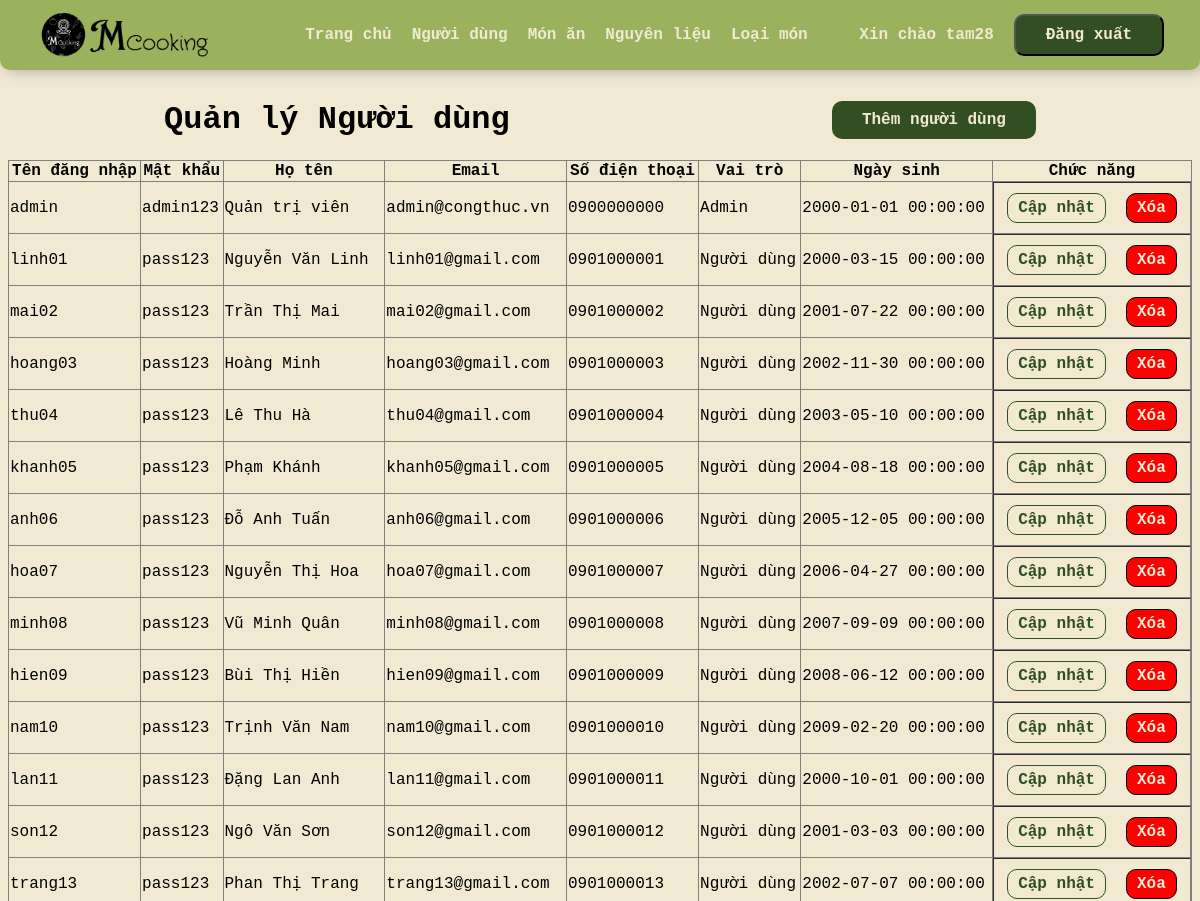
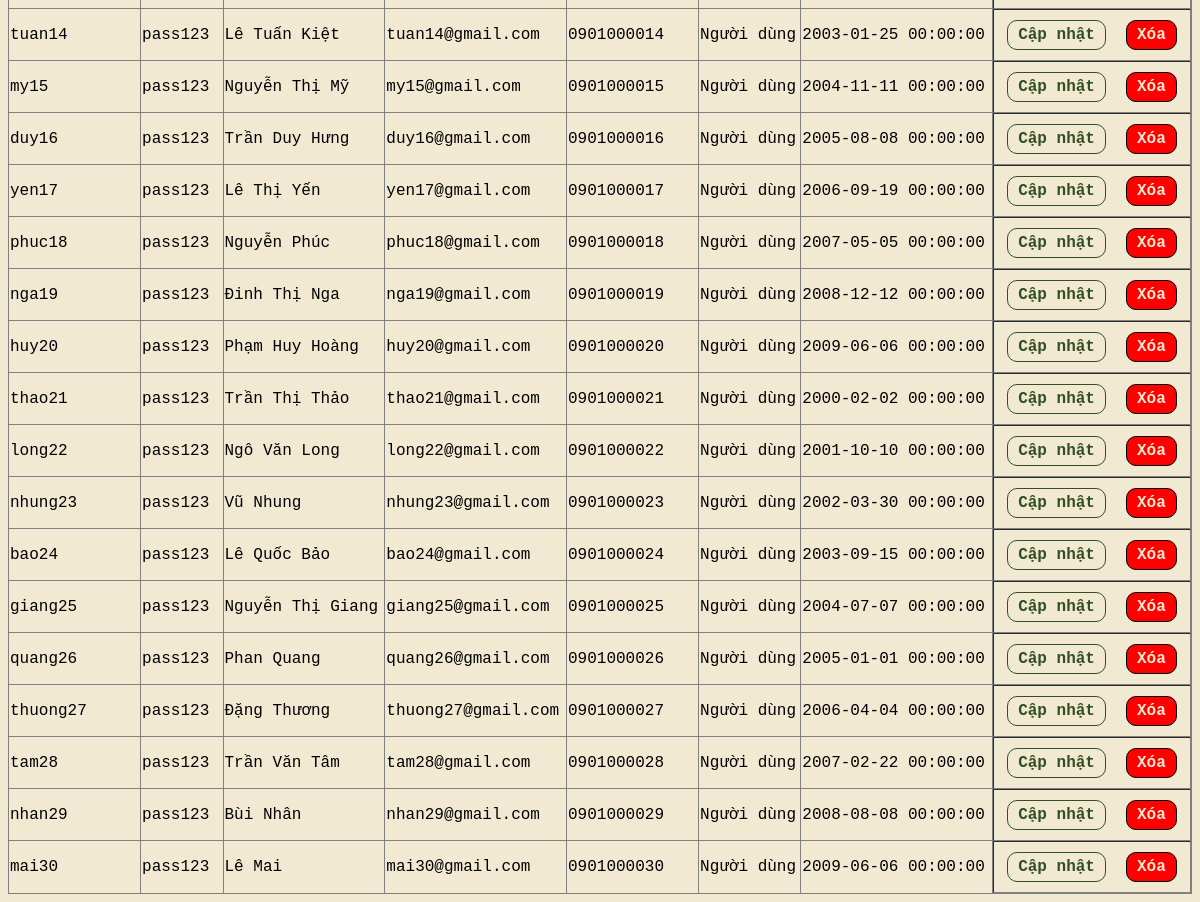
The page /btnhom/admin.php?page=nguoidung (signed in) on the database its author committed (2 pictures, top to bottom).
### tables this page shows
CREATE TABLE IF NOT EXISTS nguoi_dung(
	id INT PRIMARY KEY AUTO_INCREMENT,
	ten_dang_nhap VARCHAR(50) NOT NULL,
	mat_khau VARCHAR(50) NOT NULL,
	ho_ten VARCHAR(50),
	email VARCHAR(50),
	sdt VARCHAR(10),
	vai_tro_id INT,
	ngay_sinh DATETIME,
	FOREIGN KEY (vai_tro_id) REFERENCES vai_tro(id)
);

CREATE TABLE IF NOT EXISTS vai_tro(
	id INT PRIMARY KEY AUTO_INCREMENT,
	ten_vai_tro VARCHAR(20)
);

### btnhom/nguoidung/nguoidung.php (the view, shortened to what this page needs)
<!DOCTYPE html>
<html lang="en">
<head>
    <link rel="stylesheet" href="cacbang.css">
</head>
<body>
    <div class="dau">
        <h1>Quản lý Người dùng</h1>
        <a href="admin.php?page=themnguoidung" class="nut">Thêm người dùng</a>
    </div>
    <table border=1>
        <tr>
            <th>Tên đăng nhập</th>
            <th>Mật khẩu</th>
            <th>Họ tên</th>
            <th>Email</th>
            <th>Số điện thoại</th>
            <th>Vai trò</th>
            <th>Ngày sinh</th>
            <th>Chức năng</th>
        </tr>
        <?php
            include('connect.php');
            $sql = "SELECT nd.*, vt.ten_vai_tro from nguoi_dung nd join vai_tro vt on nd.vai_tro_id = vt.id";
            $result = mysqli_query($conn,$sql);
            while($row = mysqli_fetch_array($result)){
        ?>
        <tr>
            <td><?php echo $row['ten_dang_nhap']?></td>
            <td><?php echo $row['mat_khau']?></td>
            <td><?php echo $row['ho_ten']?></td>
            <td><?php echo $row['email']?></td>
            <td><?php echo $row['sdt']?></td>
            <td><?php echo $row['ten_vai_tro']?></td>
            <td><?php echo $row['ngay_sinh']?></td>
            <td class="chucnang">
                <a href="admin.php?page=capnhatnguoidung&id=<?php echo $row['id']?>" class="nutcapnhat">Cập nhật</a>
                <a href="nguoidung/xoanguoidung.php?id=<?php echo $row['id']?>" class="nutxoa">Xóa</a>
            </td>
        </tr>
        <?php }?>
    </table>
</body>
</html>

### btnhom/admin.css (style rules this page uses)
body { font-family: 'Courier New', Courier, monospace; background-color: #f1e9d2; font-size: 16px; }

### btnhom/cacbang.css (style rules this page uses)
body { font-family: 'Courier New', Courier, monospace; font-size: 16px; display:flex; flex-direction: column; margin-top:10vh; }
a { text-decoration: none; }
.nut { color: #f1e9d2; background-color: #324f23; font-size: 16px; border-radius: 10px; padding:10px 30px; margin-left: 10px; }
.nutcapnhat { background-color: #f1e9d2; color:#324f23; border-radius: 10px; padding:5px 10px; border: 1px solid #324f23; margin:5px; }
.nutxoa { background-color: red; color: #f1e9d2; border: 1px solid black; border-radius: 10px; padding:5px 10px; margin:5px; }
.nut, .nutxoa, .nutcapnhat { font-weight: bold; }
table { width: 100%; border-collapse: collapse; }
.dau { display:flex; justify-content: space-around; align-items: center; }
.chucnang { display:flex; justify-content: center; align-items: center; gap:10px; padding:5px; }

### rows shown on the page
nguoi_dung: ten_dang_nhap "admin", mat_khau "admin123", ho_ten "Quản trị viên", email "admin@congthuc.vn", sdt "0900000000", vai_tro.ten_vai_tro "Admin", ngay_sinh "2000-01-01 00:00:00"
nguoi_dung: ten_dang_nhap "linh01", mat_khau "pass123", ho_ten "Nguyễn Văn Linh", email "linh01@gmail.com", sdt "0901000001", vai_tro.ten_vai_tro "Người dùng", ngay_sinh "2000-03-15 00:00:00"
nguoi_dung: ten_dang_nhap "mai02", mat_khau "pass123", ho_ten "Trần Thị Mai", email "mai02@gmail.com", sdt "0901000002", vai_tro.ten_vai_tro "Người dùng", ngay_sinh "2001-07-22 00:00:00"
nguoi_dung: ten_dang_nhap "hoang03", mat_khau "pass123", ho_ten "Hoàng Minh", email "hoang03@gmail.com", sdt "0901000003", vai_tro.ten_vai_tro "Người dùng", ngay_sinh "2002-11-30 00:00:00"
nguoi_dung: ten_dang_nhap "thu04", mat_khau "pass123", ho_ten "Lê Thu Hà", email "thu04@gmail.com", sdt "0901000004", vai_tro.ten_vai_tro "Người dùng", ngay_sinh "2003-05-10 00:00:00"
nguoi_dung: ten_dang_nhap "khanh05", mat_khau "pass123", ho_ten "Phạm Khánh", email "khanh05@gmail.com", sdt "0901000005", vai_tro.ten_vai_tro "Người dùng", ngay_sinh "2004-08-18 00:00:00"
nguoi_dung: ten_dang_nhap "anh06", mat_khau "pass123", ho_ten "Đỗ Anh Tuấn", email "anh06@gmail.com", sdt "0901000006", vai_tro.ten_vai_tro "Người dùng", ngay_sinh "2005-12-05 00:00:00"
nguoi_dung: ten_dang_nhap "hoa07", mat_khau "pass123", ho_ten "Nguyễn Thị Hoa", email "hoa07@gmail.com", sdt "0901000007", vai_tro.ten_vai_tro "Người dùng", ngay_sinh "2006-04-27 00:00:00"
nguoi_dung: ten_dang_nhap "minh08", mat_khau "pass123", ho_ten "Vũ Minh Quân", email "minh08@gmail.com", sdt "0901000008", vai_tro.ten_vai_tro "Người dùng", ngay_sinh "2007-09-09 00:00:00"
nguoi_dung: ten_dang_nhap "hien09", mat_khau "pass123", ho_ten "Bùi Thị Hiền", email "hien09@gmail.com", sdt "0901000009", vai_tro.ten_vai_tro "Người dùng", ngay_sinh "2008-06-12 00:00:00"
nguoi_dung: ten_dang_nhap "nam10", mat_khau "pass123", ho_ten "Trịnh Văn Nam", email "nam10@gmail.com", sdt "0901000010", vai_tro.ten_vai_tro "Người dùng", ngay_sinh "2009-02-20 00:00:00"
nguoi_dung: ten_dang_nhap "lan11", mat_khau "pass123", ho_ten "Đặng Lan Anh", email "lan11@gmail.com", sdt "0901000011", vai_tro.ten_vai_tro "Người dùng", ngay_sinh "2000-10-01 00:00:00"
nguoi_dung: ten_dang_nhap "son12", mat_khau "pass123", ho_ten "Ngô Văn Sơn", email "son12@gmail.com", sdt "0901000012", vai_tro.ten_vai_tro "Người dùng", ngay_sinh "2001-03-03 00:00:00"
nguoi_dung: ten_dang_nhap "trang13", mat_khau "pass123", ho_ten "Phan Thị Trang", email "trang13@gmail.com", sdt "0901000013", vai_tro.ten_vai_tro "Người dùng", ngay_sinh "2002-07-07 00:00:00"
nguoi_dung: ten_dang_nhap "tuan14", mat_khau "pass123", ho_ten "Lê Tuấn Kiệt", email "tuan14@gmail.com", sdt "0901000014", vai_tro.ten_vai_tro "Người dùng", ngay_sinh "2003-01-25 00:00:00"
nguoi_dung: ten_dang_nhap "my15", mat_khau "pass123", ho_ten "Nguyễn Thị Mỹ", email "my15@gmail.com", sdt "0901000015", vai_tro.ten_vai_tro "Người dùng", ngay_sinh "2004-11-11 00:00:00"
nguoi_dung: ten_dang_nhap "duy16", mat_khau "pass123", ho_ten "Trần Duy Hưng", email "duy16@gmail.com", sdt "0901000016", vai_tro.ten_vai_tro "Người dùng", ngay_sinh "2005-08-08 00:00:00"
nguoi_dung: ten_dang_nhap "yen17", mat_khau "pass123", ho_ten "Lê Thị Yến", email "yen17@gmail.com", sdt "0901000017", vai_tro.ten_vai_tro "Người dùng", ngay_sinh "2006-09-19 00:00:00"
nguoi_dung: ten_dang_nhap "phuc18", mat_khau "pass123", ho_ten "Nguyễn Phúc", email "phuc18@gmail.com", sdt "0901000018", vai_tro.ten_vai_tro "Người dùng", ngay_sinh "2007-05-05 00:00:00"
nguoi_dung: ten_dang_nhap "nga19", mat_khau "pass123", ho_ten "Đinh Thị Nga", email "nga19@gmail.com", sdt "0901000019", vai_tro.ten_vai_tro "Người dùng", ngay_sinh "2008-12-12 00:00:00"
nguoi_dung: ten_dang_nhap "huy20", mat_khau "pass123", ho_ten "Phạm Huy Hoàng", email "huy20@gmail.com", sdt "0901000020", vai_tro.ten_vai_tro "Người dùng", ngay_sinh "2009-06-06 00:00:00"
nguoi_dung: ten_dang_nhap "thao21", mat_khau "pass123", ho_ten "Trần Thị Thảo", email "thao21@gmail.com", sdt "0901000021", vai_tro.ten_vai_tro "Người dùng", ngay_sinh "2000-02-02 00:00:00"
nguoi_dung: ten_dang_nhap "long22", mat_khau "pass123", ho_ten "Ngô Văn Long", email "long22@gmail.com", sdt "0901000022", vai_tro.ten_vai_tro "Người dùng", ngay_sinh "2001-10-10 00:00:00"
nguoi_dung: ten_dang_nhap "nhung23", mat_khau "pass123", ho_ten "Vũ Nhung", email "nhung23@gmail.com", sdt "0901000023", vai_tro.ten_vai_tro "Người dùng", ngay_sinh "2002-03-30 00:00:00"
nguoi_dung: ten_dang_nhap "bao24", mat_khau "pass123", ho_ten "Lê Quốc Bảo", email "bao24@gmail.com", sdt "0901000024", vai_tro.ten_vai_tro "Người dùng", ngay_sinh "2003-09-15 00:00:00"
nguoi_dung: ten_dang_nhap "giang25", mat_khau "pass123", ho_ten "Nguyễn Thị Giang", email "giang25@gmail.com", sdt "0901000025", vai_tro.ten_vai_tro "Người dùng", ngay_sinh "2004-07-07 00:00:00"
nguoi_dung: ten_dang_nhap "quang26", mat_khau "pass123", ho_ten "Phan Quang", email "quang26@gmail.com", sdt "0901000026", vai_tro.ten_vai_tro "Người dùng", ngay_sinh "2005-01-01 00:00:00"
nguoi_dung: ten_dang_nhap "thuong27", mat_khau "pass123", ho_ten "Đặng Thương", email "thuong27@gmail.com", sdt "0901000027", vai_tro.ten_vai_tro "Người dùng", ngay_sinh "2006-04-04 00:00:00"
nguoi_dung: ten_dang_nhap "tam28", mat_khau "pass123", ho_ten "Trần Văn Tâm", email "tam28@gmail.com", sdt "0901000028", vai_tro.ten_vai_tro "Người dùng", ngay_sinh "2007-02-22 00:00:00"
nguoi_dung: ten_dang_nhap "nhan29", mat_khau "pass123", ho_ten "Bùi Nhân", email "nhan29@gmail.com", sdt "0901000029", vai_tro.ten_vai_tro "Người dùng", ngay_sinh "2008-08-08 00:00:00"
nguoi_dung: ten_dang_nhap "mai30", mat_khau "pass123", ho_ten "Lê Mai", email "mai30@gmail.com", sdt "0901000030", vai_tro.ten_vai_tro "Người dùng", ngay_sinh "2009-06-06 00:00:00"

### other values the page prints
$_SESSION['username'] "tam28"
